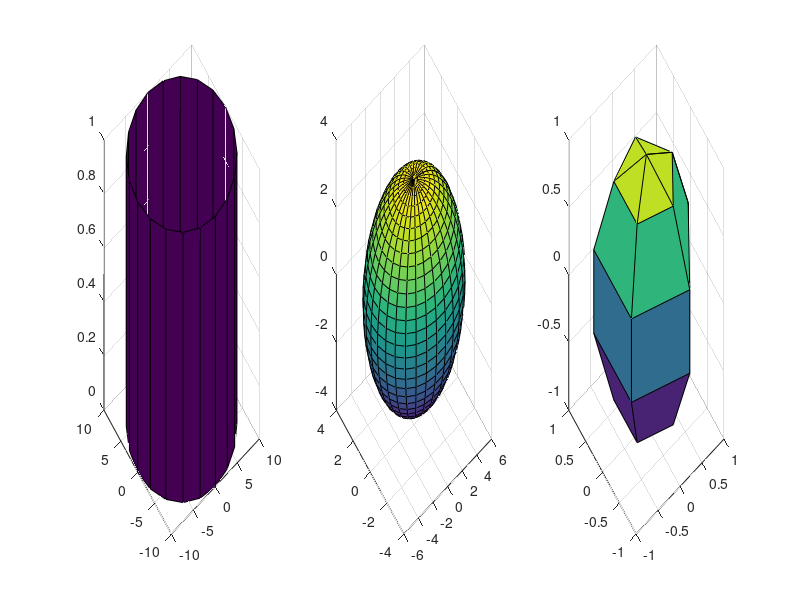

Write the MATLAB code that produced this figure.
clear all;
clc;

figure(1);
subplot(1, 3, 1);
cylinder(10);

subplot(1, 3, 2);
ellipsoid(0,0,0,5.9,3.25,3.25,30);

subplot(1, 3, 3);
sphere(5);